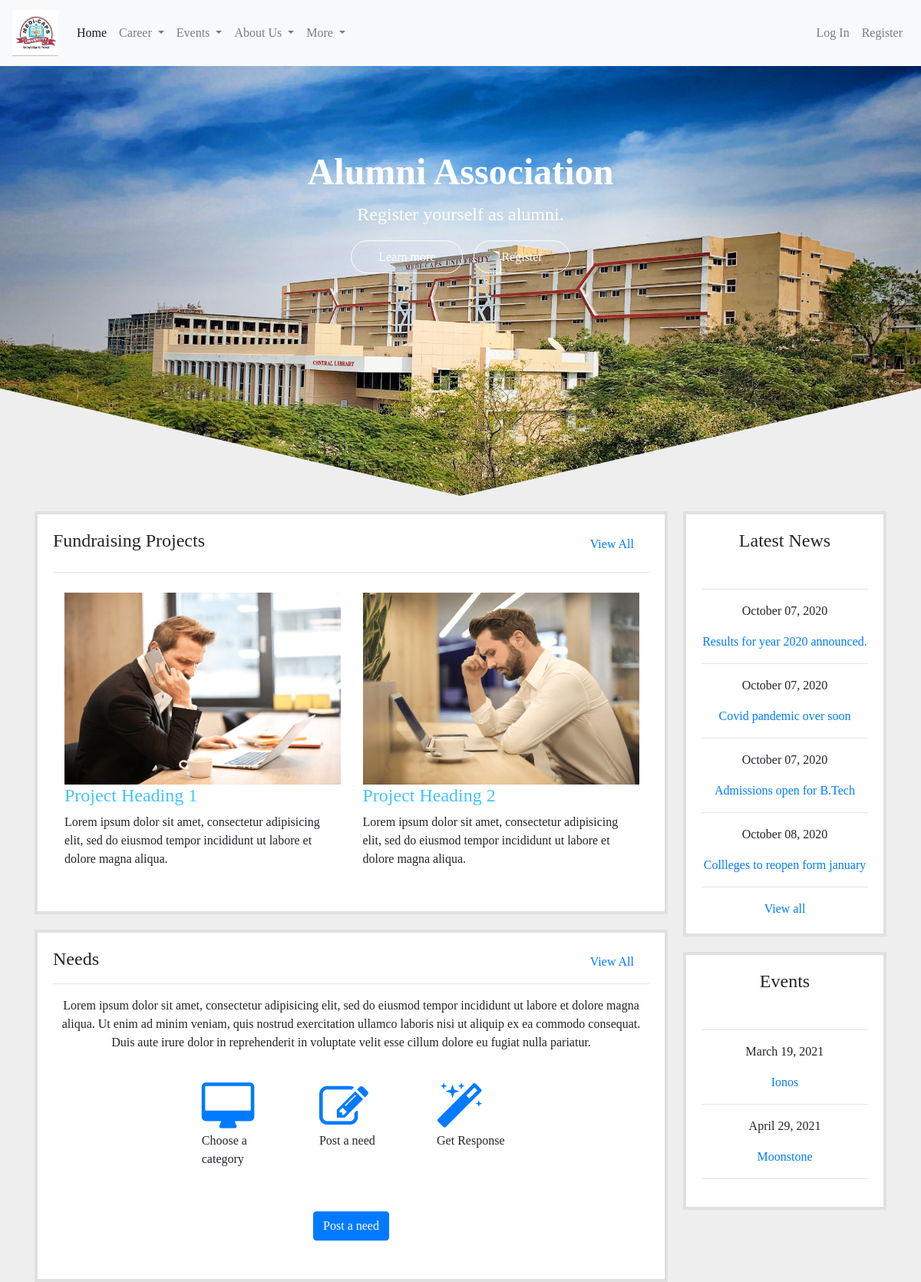
Before: / with the older database file.
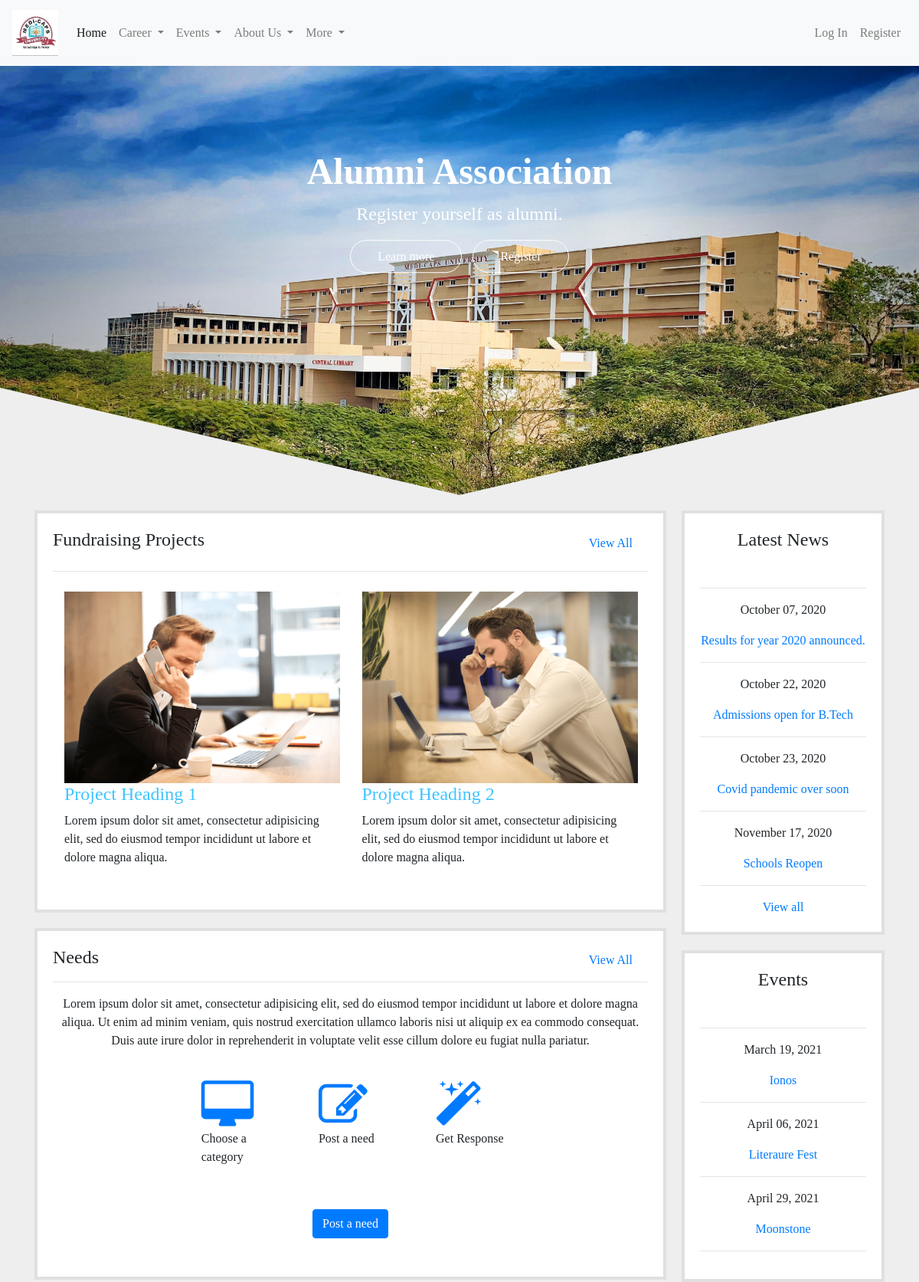
After: the same page with the newer database file.
### common/models.py (models this page shows, shortened)
class News(models.Model):
	title = models.CharField(max_length = 100)
	content = models.TextField()
	date_posted = models.DateTimeField(default = timezone.now)
	pic = models.ImageField(upload_to='news_pic', default='blog-post.jpg')

class Event(models.Model):
	title = models.CharField(max_length = 100)
	content = models.TextField()
	date_posted = models.DateTimeField(default = timezone.now)
	date_of_event = models.DateField()
	venue = models.TextField()
	time = models.CharField(max_length=50, null=True, blank=True)
	pic = models.ImageField(upload_to='event_pic')
	organizing_committee = models.CharField(max_length=50, null=True, blank=True)
	phone_number = models.CharField(max_length=50, null=True, blank=True)
	email = models.CharField(max_length=100, null=True, blank=True)

### common/views.py (the view)
# urls.py: path('', common_views.index, name='index-page'),
def index(request):
	content = {
		'news' : News.objects.all().order_by('date_posted'),
		'events' : Event.objects.all().order_by('date_of_event'),
	}
	return render(request, 'common/index.html', content)

### common/templates/common/index.html (shortened to what the changed rows need)
{% extends "common/Base.html" %}
{% load static %}
{% block style %}
	<link rel="stylesheet" type="text/css" href="{% static 'common/customcss/index_style.css' %}">
{% endblock style %}
{% block content %}
<div class="header-container">
  <div class="header">
    <section class="header-section">
      <div class="center-div">
        <h1 class="font-weight-bold">
          Alumni Association
        </h1>
      </div>
    </section>
  </div>
</div>
<div class="container-fluid main-area">
<div class="container">
  <div class="row padding">
    <div class="col-lg-3">
      <div class="latest-news">
        <h4>Latest News</h4><br/>
        <hr>
        {% for item in news %}
        <p>{{ item.date_posted|date:"F d, Y" }}</p>
        <p><a href="{% url 'news-detail' item.id %}">{{ item.title }}</a></p>
        <hr>
        {% endfor %}
        <a href="{% url 'news-home' %}">View all</a>
      </div>
      <div class="latest-news">
        <h4>Events</h4><br/>
        <hr>
        {% for item in events %}
        <p>{{ item.date_of_event|date:"F d, Y" }}</p>
        <p><a href="{% url 'events-detail' item.id %}">{{ item.title }}</a></p>
        <hr>
        {% endfor %}
      </div>
    </div>
  </div>
</div>
</div>
{% endblock content %}

Changed rows visible on the page:
removed News: date_posted "October 08, 2020", title "Collleges to reopen form january"
changed News "Admissions open for B.Tech": date_posted "October 07, 2020" → "October 22, 2020"; moves up the list
changed News "Covid pandemic over soon": date_posted "October 07, 2020" → "October 23, 2020"
added News: date_posted "November 17, 2020", title "Schools Reopen"
added Event: date_of_event "April 06, 2021", title "Literaure Fest"
